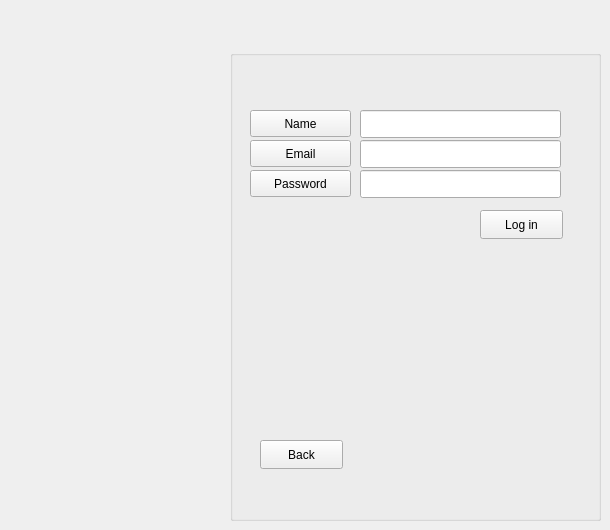
    <widget class="QWidget" name="Login">
     <widget class="QGroupBox" name="groupBox_2">
      <property name="geometry">
       <rect>
        <x>230</x>
        <y>50</y>
        <width>371</width>
        <height>471</height>
       </rect>
      </property>
      <property name="title">
       <string/>
      </property>
      <widget class="QToolButton" name="toolButton_9">
       <property name="geometry">
        <rect>
         <x>20</x>
         <y>60</y>
         <width>101</width>
         <height>27</height>
        </rect>
       </property>
       <property name="text">
        <string>Name</string>
       </property>
      </widget>
      <widget class="QToolButton" name="toolButton_10">
       <property name="geometry">
        <rect>
         <x>20</x>
         <y>90</y>
         <width>101</width>
         <height>27</height>
        </rect>
       </property>
       <property name="text">
        <string>Email</string>
       </property>
      </widget>
      <widget class="QToolButton" name="toolButton_11">
       <property name="geometry">
        <rect>
         <x>20</x>
         <y>120</y>
         <width>101</width>
         <height>27</height>
        </rect>
       </property>
       <property name="text">
        <string>Password</string>
       </property>
      </widget>
      <widget class="QPushButton" name="pushButton_11">
       <property name="geometry">
        <rect>
         <x>250</x>
         <y>160</y>
         <width>83</width>
         <height>29</height>
        </rect>
       </property>
       <property name="text">
        <string>Log in</string>
       </property>
      </widget>
      <widget class="QPushButton" name="pushButton_46">
       <property name="geometry">
        <rect>
         <x>30</x>
         <y>390</y>
         <width>83</width>
         <height>29</height>
        </rect>
       </property>
       <property name="text">
        <string>Back</string>
       </property>
      </widget>
      <widget class="QLineEdit" name="lineEdit_5">
       <property name="geometry">
        <rect>
         <x>130</x>
         <y>60</y>
         <width>201</width>
         <height>28</height>
        </rect>
       </property>
      </widget>
      <widget class="QLineEdit" name="lineEdit_6">
       <property name="geometry">
        <rect>
         <x>130</x>
         <y>90</y>
         <width>201</width>
         <height>28</height>
        </rect>
       </property>
      </widget>
      <widget class="QLineEdit" name="lineEdit_7">
       <property name="geometry">
        <rect>
         <x>130</x>
         <y>120</y>
         <width>201</width>
         <height>28</height>
        </rect>
       </property>
      </widget>
     </widget>
    </widget>
